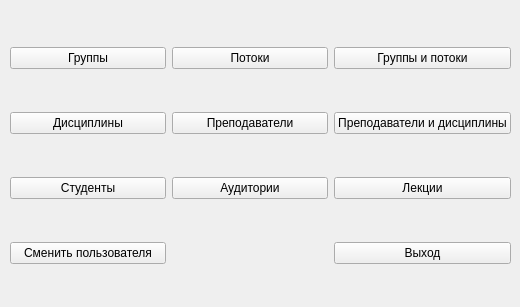
<?xml version="1.0" encoding="UTF-8"?>
<ui version="4.0">
 <class>FormMenu</class>
 <widget class="QWidget" name="FormMenu">
  <property name="geometry">
   <rect>
    <x>0</x>
    <y>0</y>
    <width>520</width>
    <height>307</height>
   </rect>
  </property>
  <property name="windowTitle">
   <string>Form</string>
  </property>
  <widget class="QWidget" name="gridLayoutWidget">
   <property name="geometry">
    <rect>
     <x>10</x>
     <y>10</y>
     <width>501</width>
     <height>291</height>
    </rect>
   </property>
   <layout class="QGridLayout" name="gridLayout">
    <item row="0" column="1">
     <widget class="QPushButton" name="push_button_streams">
      <property name="text">
       <string>Потоки</string>
      </property>
     </widget>
    </item>
    <item row="0" column="0">
     <widget class="QPushButton" name="push_button_groups">
      <property name="text">
       <string>Группы</string>
      </property>
     </widget>
    </item>
    <item row="2" column="1">
     <widget class="QPushButton" name="push_button_auditoriums">
      <property name="text">
       <string>Аудитории</string>
      </property>
     </widget>
    </item>
    <item row="1" column="2">
     <widget class="QPushButton" name="push_button_relationship_teacher_disciplines">
      <property name="text">
       <string>Преподаватели и дисциплины</string>
      </property>
     </widget>
    </item>
    <item row="2" column="0">
     <widget class="QPushButton" name="push_button_students">
      <property name="text">
       <string>Студенты</string>
      </property>
     </widget>
    </item>
    <item row="1" column="1">
     <widget class="QPushButton" name="push_button_teachers">
      <property name="text">
       <string>Преподаватели</string>
      </property>
     </widget>
    </item>
    <item row="0" column="2">
     <widget class="QPushButton" name="push_button_relationship_group_stream">
      <property name="text">
       <string>Группы и потоки</string>
      </property>
     </widget>
    </item>
    <item row="2" column="2">
     <widget class="QPushButton" name="push_button_lectures">
      <property name="text">
       <string>Лекции</string>
      </property>
     </widget>
    </item>
    <item row="1" column="0">
     <widget class="QPushButton" name="push_button_disciplines">
      <property name="text">
       <string>Дисциплины</string>
      </property>
     </widget>
    </item>
    <item row="3" column="0">
     <widget class="QPushButton" name="push_button_change_user">
      <property name="text">
       <string>Сменить пользователя</string>
      </property>
     </widget>
    </item>
    <item row="3" column="2">
     <widget class="QPushButton" name="push_button_exit">
      <property name="text">
       <string>Выход</string>
      </property>
     </widget>
    </item>
   </layout>
  </widget>
 </widget>
 <resources/>
 <connections/>
</ui>
